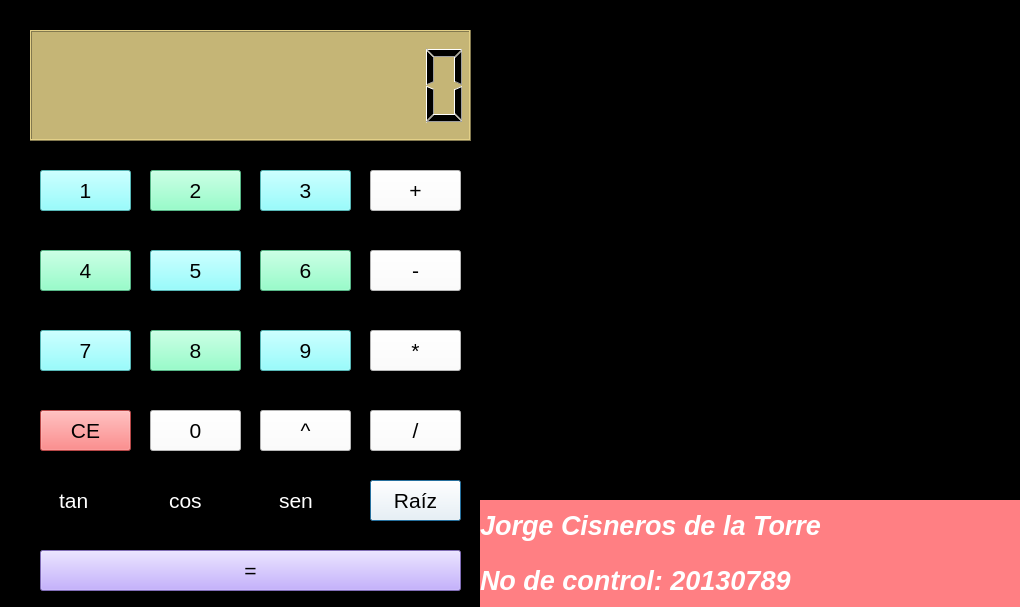
<?xml version="1.0" encoding="UTF-8"?>
<ui version="4.0">
 <class>Dialog</class>
 <widget class="QDialog" name="Dialog">
  <property name="geometry">
   <rect>
    <x>0</x>
    <y>0</y>
    <width>1020</width>
    <height>607</height>
   </rect>
  </property>
  <property name="windowTitle">
   <string>Calculadora</string>
  </property>
  <property name="styleSheet">
   <string notr="true">background-color: rgb(0, 0, 0);</string>
  </property>
  <widget class="QLabel" name="label">
   <property name="geometry">
    <rect>
     <x>480</x>
     <y>0</y>
     <width>541</width>
     <height>501</height>
    </rect>
   </property>
   <property name="text">
    <string/>
   </property>
   <property name="pixmap">
    <pixmap resource="imagen.qrc">:/94914218_p0_master1200.jpg</pixmap>
   </property>
   <property name="scaledContents">
    <bool>true</bool>
   </property>
  </widget>
  <widget class="QLCDNumber" name="lcdNumber">
   <property name="geometry">
    <rect>
     <x>30</x>
     <y>30</y>
     <width>441</width>
     <height>111</height>
    </rect>
   </property>
   <property name="font">
    <font>
     <pointsize>7</pointsize>
    </font>
   </property>
   <property name="styleSheet">
    <string notr="true">color: rgb(0, 0, 0);
background-color: rgb(197, 181, 118);</string>
   </property>
   <property name="digitCount">
    <number>10</number>
   </property>
   <property name="value" stdset="0">
    <double>0.000000000000000</double>
   </property>
   <property name="intValue" stdset="0">
    <number>0</number>
   </property>
  </widget>
  <widget class="QLabel" name="labelMostrar">
   <property name="geometry">
    <rect>
     <x>170</x>
     <y>0</y>
     <width>301</width>
     <height>21</height>
    </rect>
   </property>
   <property name="font">
    <font>
     <pointsize>10</pointsize>
    </font>
   </property>
   <property name="styleSheet">
    <string notr="true">color: rgb(255, 255, 255);</string>
   </property>
   <property name="text">
    <string/>
   </property>
   <property name="alignment">
    <set>Qt::AlignRight|Qt::AlignTrailing|Qt::AlignVCenter</set>
   </property>
  </widget>
  <widget class="QCheckBox" name="tangente">
   <property name="geometry">
    <rect>
     <x>40</x>
     <y>480</y>
     <width>91</width>
     <height>41</height>
    </rect>
   </property>
   <property name="font">
    <font>
     <pointsize>16</pointsize>
    </font>
   </property>
   <property name="styleSheet">
    <string notr="true">color: rgb(255, 255, 255);</string>
   </property>
   <property name="text">
    <string>tan</string>
   </property>
  </widget>
  <widget class="QCheckBox" name="coseno">
   <property name="geometry">
    <rect>
     <x>150</x>
     <y>480</y>
     <width>91</width>
     <height>41</height>
    </rect>
   </property>
   <property name="font">
    <font>
     <pointsize>16</pointsize>
    </font>
   </property>
   <property name="styleSheet">
    <string notr="true">color: rgb(255, 255, 255);</string>
   </property>
   <property name="text">
    <string>cos</string>
   </property>
  </widget>
  <widget class="QCheckBox" name="seno">
   <property name="geometry">
    <rect>
     <x>260</x>
     <y>480</y>
     <width>91</width>
     <height>41</height>
    </rect>
   </property>
   <property name="font">
    <font>
     <pointsize>16</pointsize>
    </font>
   </property>
   <property name="styleSheet">
    <string notr="true">color: rgb(255, 255, 255);</string>
   </property>
   <property name="text">
    <string>sen</string>
   </property>
  </widget>
  <widget class="QPushButton" name="Raiz">
   <property name="geometry">
    <rect>
     <x>370</x>
     <y>480</y>
     <width>91</width>
     <height>41</height>
    </rect>
   </property>
   <property name="font">
    <font>
     <pointsize>16</pointsize>
    </font>
   </property>
   <property name="styleSheet">
    <string notr="true">background-color: rgb(255, 255, 255);
color: rgb(0, 0, 0);</string>
   </property>
   <property name="text">
    <string>Raíz</string>
   </property>
  </widget>
  <widget class="QPushButton" name="botonResta">
   <property name="geometry">
    <rect>
     <x>370</x>
     <y>250</y>
     <width>91</width>
     <height>41</height>
    </rect>
   </property>
   <property name="font">
    <font>
     <pointsize>16</pointsize>
    </font>
   </property>
   <property name="styleSheet">
    <string notr="true">background-color: rgb(255, 255, 255);
color: rgb(0, 0, 0);</string>
   </property>
   <property name="text">
    <string>-</string>
   </property>
  </widget>
  <widget class="QPushButton" name="pushButton_7">
   <property name="geometry">
    <rect>
     <x>40</x>
     <y>330</y>
     <width>91</width>
     <height>41</height>
    </rect>
   </property>
   <property name="font">
    <font>
     <pointsize>16</pointsize>
     <kerning>true</kerning>
    </font>
   </property>
   <property name="autoFillBackground">
    <bool>false</bool>
   </property>
   <property name="styleSheet">
    <string notr="true">color: rgb(0, 0, 0);
background-color: rgb(121, 255, 255);</string>
   </property>
   <property name="text">
    <string>7</string>
   </property>
  </widget>
  <widget class="QPushButton" name="pushButton_8">
   <property name="geometry">
    <rect>
     <x>150</x>
     <y>330</y>
     <width>91</width>
     <height>41</height>
    </rect>
   </property>
   <property name="font">
    <font>
     <pointsize>16</pointsize>
    </font>
   </property>
   <property name="styleSheet">
    <string notr="true">background-color: rgb(120, 255, 188);
color: rgb(0, 0, 0);</string>
   </property>
   <property name="text">
    <string>8</string>
   </property>
  </widget>
  <widget class="QPushButton" name="pushButton_9">
   <property name="geometry">
    <rect>
     <x>260</x>
     <y>330</y>
     <width>91</width>
     <height>41</height>
    </rect>
   </property>
   <property name="font">
    <font>
     <pointsize>16</pointsize>
    </font>
   </property>
   <property name="styleSheet">
    <string notr="true">color: rgb(0, 0, 0);
background-color: rgb(121, 255, 255);</string>
   </property>
   <property name="text">
    <string>9</string>
   </property>
  </widget>
  <widget class="QPushButton" name="botonMulti">
   <property name="geometry">
    <rect>
     <x>370</x>
     <y>330</y>
     <width>91</width>
     <height>41</height>
    </rect>
   </property>
   <property name="font">
    <font>
     <pointsize>16</pointsize>
    </font>
   </property>
   <property name="styleSheet">
    <string notr="true">color: rgb(0, 0, 0);
background-color: rgb(255, 255, 255);</string>
   </property>
   <property name="text">
    <string>*</string>
   </property>
  </widget>
  <widget class="QPushButton" name="pushButton_14">
   <property name="geometry">
    <rect>
     <x>150</x>
     <y>410</y>
     <width>91</width>
     <height>41</height>
    </rect>
   </property>
   <property name="font">
    <font>
     <pointsize>16</pointsize>
    </font>
   </property>
   <property name="styleSheet">
    <string notr="true">color: rgb(0, 0, 0);
background-color: rgb(255, 255, 255);</string>
   </property>
   <property name="text">
    <string>0</string>
   </property>
  </widget>
  <widget class="QPushButton" name="pushButton_2">
   <property name="geometry">
    <rect>
     <x>150</x>
     <y>170</y>
     <width>91</width>
     <height>41</height>
    </rect>
   </property>
   <property name="font">
    <font>
     <pointsize>16</pointsize>
    </font>
   </property>
   <property name="styleSheet">
    <string notr="true">background-color: rgb(120, 255, 188);
color: rgb(0, 0, 0);</string>
   </property>
   <property name="text">
    <string>2</string>
   </property>
  </widget>
  <widget class="QPushButton" name="pushButton_5">
   <property name="geometry">
    <rect>
     <x>150</x>
     <y>250</y>
     <width>91</width>
     <height>41</height>
    </rect>
   </property>
   <property name="font">
    <font>
     <pointsize>16</pointsize>
    </font>
   </property>
   <property name="styleSheet">
    <string notr="true">color: rgb(0, 0, 0);
background-color: rgb(121, 255, 255);</string>
   </property>
   <property name="text">
    <string>5</string>
   </property>
  </widget>
  <widget class="QPushButton" name="pushButton_3">
   <property name="geometry">
    <rect>
     <x>260</x>
     <y>170</y>
     <width>91</width>
     <height>41</height>
    </rect>
   </property>
   <property name="font">
    <font>
     <pointsize>16</pointsize>
    </font>
   </property>
   <property name="styleSheet">
    <string notr="true">background-color: rgb(121, 255, 255);
color: rgb(0, 0, 0);</string>
   </property>
   <property name="text">
    <string>3</string>
   </property>
  </widget>
  <widget class="QPushButton" name="pushButton">
   <property name="geometry">
    <rect>
     <x>40</x>
     <y>170</y>
     <width>91</width>
     <height>41</height>
    </rect>
   </property>
   <property name="font">
    <font>
     <pointsize>16</pointsize>
    </font>
   </property>
   <property name="autoFillBackground">
    <bool>false</bool>
   </property>
   <property name="styleSheet">
    <string notr="true">background-color: rgb(121, 255, 255);
color: rgb(0, 0, 0);</string>
   </property>
   <property name="text">
    <string>1</string>
   </property>
  </widget>
  <widget class="QPushButton" name="botonSuma">
   <property name="geometry">
    <rect>
     <x>370</x>
     <y>170</y>
     <width>91</width>
     <height>41</height>
    </rect>
   </property>
   <property name="font">
    <font>
     <pointsize>16</pointsize>
    </font>
   </property>
   <property name="styleSheet">
    <string notr="true">background-color: rgb(255, 255, 255);
color: rgb(0, 0, 0);</string>
   </property>
   <property name="text">
    <string>+</string>
   </property>
  </widget>
  <widget class="QPushButton" name="pushButton_4">
   <property name="geometry">
    <rect>
     <x>40</x>
     <y>250</y>
     <width>91</width>
     <height>41</height>
    </rect>
   </property>
   <property name="font">
    <font>
     <pointsize>16</pointsize>
    </font>
   </property>
   <property name="styleSheet">
    <string notr="true">background-color: rgb(120, 255, 188);
color: rgb(0, 0, 0);</string>
   </property>
   <property name="text">
    <string>4</string>
   </property>
  </widget>
  <widget class="QPushButton" name="pushButton_6">
   <property name="geometry">
    <rect>
     <x>260</x>
     <y>250</y>
     <width>91</width>
     <height>41</height>
    </rect>
   </property>
   <property name="font">
    <font>
     <pointsize>16</pointsize>
    </font>
   </property>
   <property name="styleSheet">
    <string notr="true">background-color: rgb(120, 255, 188);
color: rgb(0, 0, 0);</string>
   </property>
   <property name="text">
    <string>6</string>
   </property>
  </widget>
  <widget class="QPushButton" name="botonDivdir">
   <property name="geometry">
    <rect>
     <x>370</x>
     <y>410</y>
     <width>91</width>
     <height>41</height>
    </rect>
   </property>
   <property name="font">
    <font>
     <pointsize>16</pointsize>
    </font>
   </property>
   <property name="styleSheet">
    <string notr="true">background-color: rgb(255, 255, 255);
color: rgb(0, 0, 0);</string>
   </property>
   <property name="text">
    <string>/</string>
   </property>
  </widget>
  <widget class="QPushButton" name="cButBorrar">
   <property name="geometry">
    <rect>
     <x>40</x>
     <y>410</y>
     <width>91</width>
     <height>41</height>
    </rect>
   </property>
   <property name="font">
    <font>
     <pointsize>16</pointsize>
    </font>
   </property>
   <property name="styleSheet">
    <string notr="true">background-color: rgb(255, 99, 99);
color: rgb(0, 0, 0);</string>
   </property>
   <property name="text">
    <string>CE</string>
   </property>
  </widget>
  <widget class="QPushButton" name="pushButton_10">
   <property name="geometry">
    <rect>
     <x>40</x>
     <y>550</y>
     <width>421</width>
     <height>41</height>
    </rect>
   </property>
   <property name="font">
    <font>
     <pointsize>16</pointsize>
    </font>
   </property>
   <property name="styleSheet">
    <string notr="true">color: rgb(0, 0, 0);
background-color: rgb(179, 153, 255);</string>
   </property>
   <property name="text">
    <string>=</string>
   </property>
  </widget>
  <widget class="QPushButton" name="Potencia">
   <property name="geometry">
    <rect>
     <x>260</x>
     <y>410</y>
     <width>91</width>
     <height>41</height>
    </rect>
   </property>
   <property name="font">
    <font>
     <pointsize>16</pointsize>
    </font>
   </property>
   <property name="styleSheet">
    <string notr="true">background-color: rgb(255, 255, 255);
color: rgb(0, 0, 0);</string>
   </property>
   <property name="text">
    <string>^</string>
   </property>
  </widget>
  <widget class="QLabel" name="label_2">
   <property name="geometry">
    <rect>
     <x>480</x>
     <y>500</y>
     <width>541</width>
     <height>51</height>
    </rect>
   </property>
   <property name="font">
    <font>
     <pointsize>20</pointsize>
     <weight>75</weight>
     <italic>true</italic>
     <bold>true</bold>
    </font>
   </property>
   <property name="styleSheet">
    <string notr="true">background-color: rgb(255, 127, 131);
color: rgb(255, 255, 255);</string>
   </property>
   <property name="text">
    <string>Jorge Cisneros de la Torre</string>
   </property>
  </widget>
  <widget class="QLabel" name="label_3">
   <property name="geometry">
    <rect>
     <x>480</x>
     <y>550</y>
     <width>541</width>
     <height>61</height>
    </rect>
   </property>
   <property name="font">
    <font>
     <pointsize>20</pointsize>
     <weight>75</weight>
     <italic>true</italic>
     <bold>true</bold>
    </font>
   </property>
   <property name="styleSheet">
    <string notr="true">background-color: rgb(255, 127, 131);
color: rgb(255, 255, 255);</string>
   </property>
   <property name="text">
    <string>No de control: 20130789</string>
   </property>
  </widget>
 </widget>
 <resources>
  <include location="imagen.qrc"/>
 </resources>
 <connections/>
</ui>
